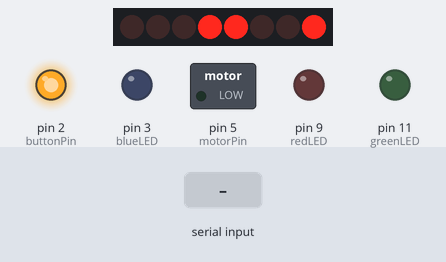
The sketch below on a simulated Arduino Uno, built with avr-gcc and run on an emulated ATmega328P. Parts: 8 shift-register outputs drawn as a row of LEDs (first output left, lit = HIGH), switched loads named in the sketch (green lamp = pin HIGH), output pins drawn as LEDs (lit = HIGH). Wiring (inferred from the names in the program): shift register (74HC595): data pin 4; shift clock pin 8; latch pin 7. Wiring (inferred from the signals the program sends): row of LEDs: on Q0, Q1, Q2, Q3, Q4, Q5, Q6, Q7. Dashed ring = blinking. Inputs (shaded band) come from the test bench. Pins used as bus, display or sensor lines are not drawn.

Above: at 1.3 s.
1.4 s: ">" received over Serial
At 2.6 s:
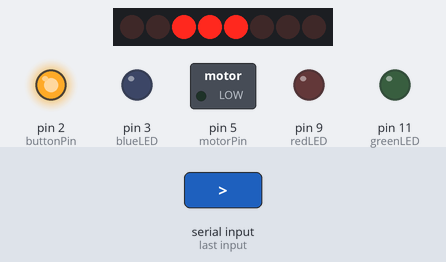
3.0 s: "]" received over Serial
At 3.1 s:
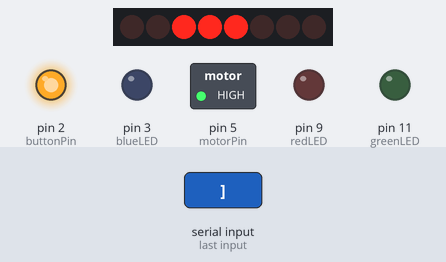
5.0 s: ")" received over Serial
At 6.2 s:
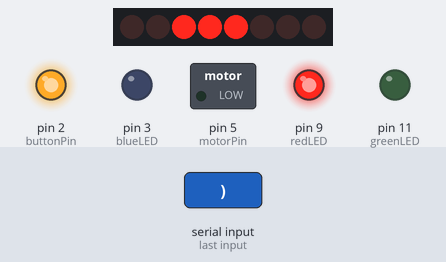
6.5 s: "]" received over Serial
At 6.59 s:
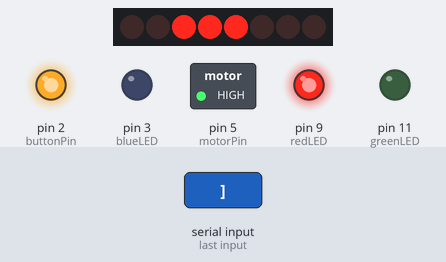
Timing chart, 0 to 9.4 s (numbered marks = the images above; inputs shaded):
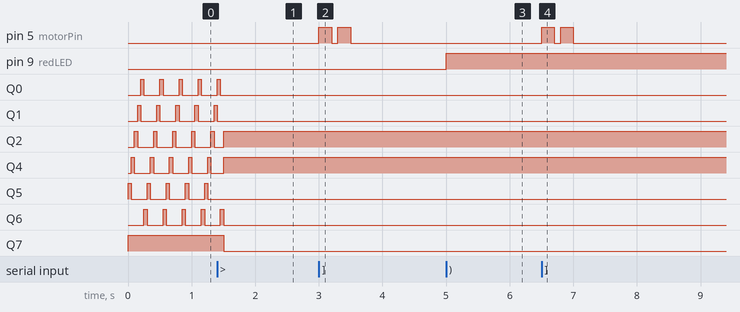

The sketch:

PCB_V01.ino
```cpp
/*
-------------------------------------------------
| Zachary Nelson
| znelson1@ford.com
|
| **To be used with Shift Knob VO1 PCBs**
|
| Test communication over USB with Android host
| to read in and display current gear.
|
| This code uses string-based communication which
| relies on unique end-of-string characters such as
| '}' or '>'.
|
| Using a 74hc595 shift register and a
| 7-sement display to display the numbers 0 - 9. It
| is used to test future implementations of the
| display control.
---------------------------------------------------
*/

// 0bEDC*BAFG
//7segment digits.
const byte all_digits[10] = {
  0b11111110,0b11010111,0b00110010,0b10010010, //-,1,2,3
  0b11010100,0b10011000,0b00011100,0b11010011, //4,5,6,7
  0b00010000,0b10010000};                    //8,9

const byte circle[6] = {
  0b00010101,0b00011001,0b00110001,0b01010001,
  0b10010001,0b00010011};

int digit0 = 0b10001000;
int digit1 = 0b11101110;
int digit2 = 0b10010100;
int digit3 = 0b11000100;
int digit4 = 0b11100010;
int digit5 = 0b11000001;
int digit6 = 0b10000011;
int digit7 = 0b11101100;
int digit8 = 0b10000000;
int digit9 = 0b11100000;
int digitN = 0b11110111; // "-" used for nuetral
// if you want to add in the decimal point simply subtract 0b10000000 from each number

//Pin connected to ST_CP of 74HC595
int latchPin = 7;
//Pin connected to SH_CP of 74HC595
int clockPin = 8;
////Pin connected to DS of 74HC595
int dataPin = 4;

int motorPin = 5;
long motor_on = 200; //number of milliseconds the motor vibrates
long motor_off = 100; //pause between pulses

int buttonPin = 2;

int redLED = 9; //pwm
int blueLED = 3; //pwm
int greenLED = 11; //pwm

String inputString = "";
boolean stringComplete = false;
boolean USB_connected = false;
unsigned long time = 0;

int motorCount = 2;
int motorPulse = 2;
volatile int motorState = LOW;
boolean motorCommand = false;

void setup() {
  //set pins to output so you can control the shift register
  pinMode(latchPin, OUTPUT);
  pinMode(clockPin, OUTPUT);
  pinMode(dataPin, OUTPUT);
  pinMode(motorPin, OUTPUT);

  pinMode(10,INPUT); //dead pin
  digitalWrite(10,HIGH);

  pinMode(redLED, OUTPUT);
  pinMode(blueLED, OUTPUT);
  pinMode(greenLED, OUTPUT);

  pinMode(buttonPin,OUTPUT);
  digitalWrite(buttonPin,HIGH);

  Serial.begin(115200);
}

void loop() {

  //handle motor control
  if (motorState == HIGH && (millis() - time) >= motor_on && motorCommand) {
    motorState = LOW;
    digitalWrite(motorPin, motorState);
    time = millis();
  }

  if (motorState == LOW && (millis() - time) >= motor_off
                          && motorPulse > 0 && motorCommand) {
    motorState = HIGH;
    digitalWrite(motorPin, motorState);
    motorPulse -= 1;
    time = millis();

    if (motorPulse <= 0) {
      motorCommand = false;
    }
  }

  if (millis()-time >= motor_on && !motorCommand) {
    motorState = LOW;
    digitalWrite(motorPin, motorState);
    motorPulse = motorCount;
  }

  if (!USB_connected) {
    for (int c = 0; c < 6; c++) {
      sendDigit(circle[c]);
      delay(50);
    }
  }

  if (stringComplete) {
    int index = inputString.length()-2;

    if (inputString[inputString.length()-1] == '>') {
      int gear_pos = (inputString[index] - '0');
      sendDigit(all_digits[gear_pos]);
    }

    if (inputString[inputString.length()-1] == ']') {
      motorState = HIGH;
      motorCommand = true;
      digitalWrite(motorPin, motorState);
      motorPulse -= 1;
      time = millis();
    }

    if (inputString[inputString.length()-1] == ')') {
      int LED_value = 0;
      int scale = 1;
      for (int i = inputString.length()-2; i > 0; i--) {
        LED_value += (inputString[i] - '0')*scale;
        scale *= 10;
      }

      if (LED_value >= 0 && LED_value <= 85) {
        analogWrite(redLED, -1*LED_value*255/85+255);
        analogWrite(greenLED, LED_value*255/85);
        analogWrite(blueLED, 0);
      }

      if (LED_value > 85 && LED_value <= 170) {
        analogWrite(greenLED, -1*(LED_value-85)*255/85+255);
        analogWrite(blueLED, (LED_value-85)*255/85);
        analogWrite(redLED, 0);
      }

      if (LED_value > 170 && LED_value <= 255) {
        analogWrite(blueLED, -1*(LED_value-170)*255/85+255);
        analogWrite(redLED, (LED_value-170)*255/85);
        analogWrite(greenLED, 0);
      }
    }

    inputString = "";
    stringComplete = false;
  }
}

void sendDigit(int i){
  // take the latchPin low so
  // the LEDs don't change while you're sending in bits:
  digitalWrite(latchPin, LOW);
  // shift out the bits:
  shiftOut(dataPin, clockPin, LSBFIRST, i);
  //take the latch pin high so the LEDs will light up:
  digitalWrite(latchPin, HIGH);
}

void serialEvent() {
  USB_connected = true;
  while (Serial.available()) {
    char inChar = (char)Serial.read();
    inputString += inChar;
    if (inChar == '>' || inChar == ']' || inChar == ')') {
      stringComplete = true;
    }
  }
}
```

Measured:
- after the input at 3.0 s, pin 5 (motorPin): alternates HIGH for 0.20 s and LOW for 0.10 s, 4 changes in all, then stays LOW, starting at once
- after the input at 5.0 s, pin 9 (redLED): LOW → HIGH at once
- after the input at 6.5 s, pin 5 (motorPin): alternates HIGH for 0.20 s and LOW for 0.10 s, 4 changes in all, then stays LOW, starting at once
